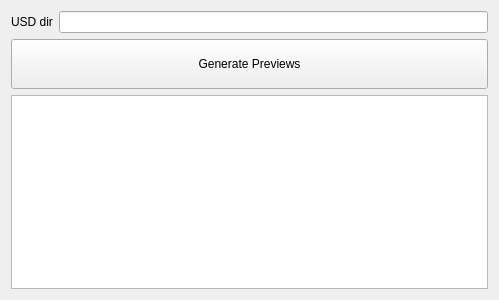
<?xml version="1.0" encoding="UTF-8"?>
<ui version="4.0">
 <class>PreviewWidget</class>
 <widget class="QWidget" name="PreviewWidget">
  <property name="geometry">
   <rect>
    <x>0</x>
    <y>0</y>
    <width>499</width>
    <height>300</height>
   </rect>
  </property>
  <property name="windowTitle">
   <string>Form</string>
  </property>
  <layout class="QGridLayout" name="gridLayout">
   <item row="0" column="0">
    <layout class="QVBoxLayout" name="verticalLayout">
     <item>
      <layout class="QHBoxLayout" name="horizontalLayout">
       <item>
        <widget class="QLabel" name="label">
         <property name="text">
          <string>USD dir</string>
         </property>
        </widget>
       </item>
       <item>
        <widget class="QLineEdit" name="usdLineEdit"/>
       </item>
      </layout>
     </item>
     <item>
      <widget class="QPushButton" name="createPreviewsBtn">
       <property name="minimumSize">
        <size>
         <width>0</width>
         <height>50</height>
        </size>
       </property>
       <property name="text">
        <string>Generate Previews</string>
       </property>
      </widget>
     </item>
     <item>
      <widget class="QListWidget" name="imageSeqListWidget"/>
     </item>
    </layout>
   </item>
  </layout>
 </widget>
 <resources/>
 <connections/>
</ui>
